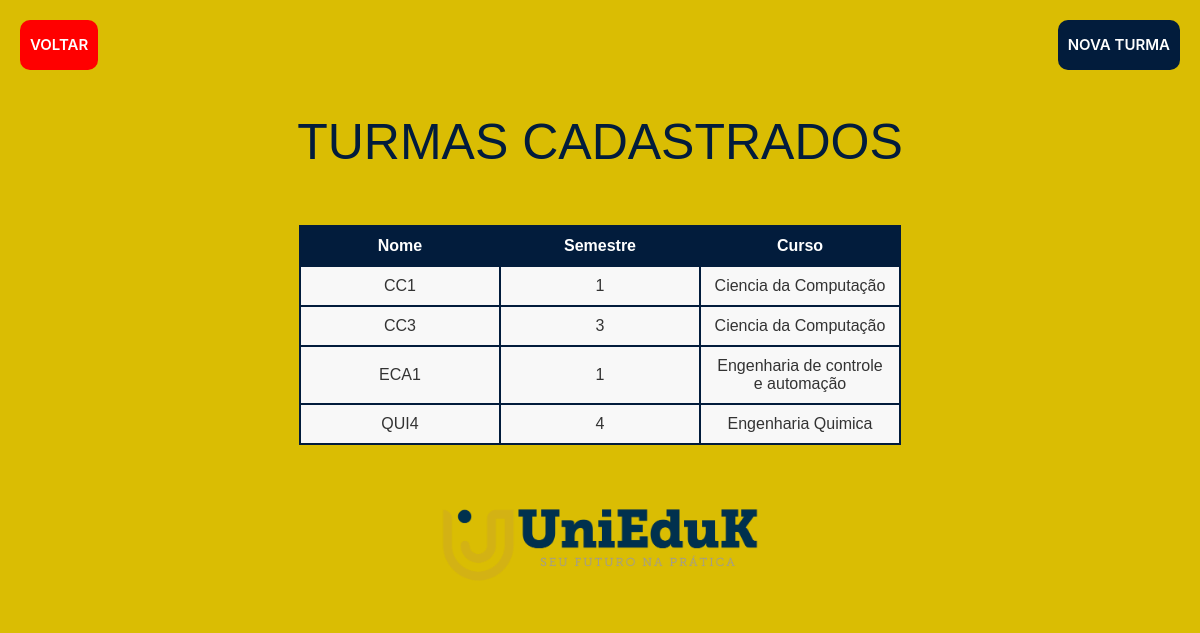
The app's page /listaTurma.php with its own data.
### tables this page shows
CREATE TABLE `turma` (
  `id_turma` int(11) NOT NULL,
  `name` varchar(100) NOT NULL,
  `semestre` int(11) NOT NULL,
  `id_curso` int(11) NOT NULL
);

CREATE TABLE `curso` (
  `id` int(11) NOT NULL,
  `nome` varchar(50) NOT NULL,
  `quantidadeAluno` int(11) NOT NULL,
  `periodo` varchar(50) NOT NULL,
  `qtdSemestre` int(11) NOT NULL,
  `statusCurso` int(11) NOT NULL
);

### web/listaTurma.php (the view, shortened to what this page needs)
<?php
include_once("conexao.php");
$result_veiculos = "SELECT turma.name, turma.semestre, curso.nome FROM turma INNER JOIN curso
WHERE turma.id_curso = curso.id";
$result_veiculos = mysqli_query ($conn, $result_veiculos);
?>
<html lang="pt-br">
<head>
<link rel="stylesheet" href="https://netdna.bootstrapcdn.com/bootstrap/3.1.1/css/bootstrap.min.css">
<link rel="stylesheet" href="../TCC/CSS/listagem.css">
</head>
<body>
    <div class="buttonExitLoc">
        <button class="button-exit" onclick="history.back()">VOLTAR</button>
    </div>
    <div class="buttonCadastroLoc">
        <button class="button-novoCurso" onclick="location.href='../TCC/cadastrarTurma.php';">NOVA TURMA</button>
    </div>
    <header>
        <h1>TURMAS CADASTRADOS</h1>
    </header>
    <div class="container-fluid inner">
        <table class="tableizer-table">
            <tr class="tableizer-firstrow">
                <th>Nome</th>
                <th>Semestre</th>
                <th>Curso</th>
            </tr>
            <?php
                while($row_veiculo = mysqli_fetch_assoc($result_veiculos)){
                    ?>
                    <tr>
                        <td><?php echo   $row_veiculo['name'] ;?></td>
                        <td><?php echo  $row_veiculo['semestre'] ;?></td>
                        <td><?php echo   $row_veiculo['nome'] ;?></td>
                    </tr>
                        <?php
                }?>
        </table>
    </div>
    <footer>
        <div class="logo">
            <img src="imagens/logo.png" id="logo" alt="UNIFAJ" />
        </div>
    </footer>
</body>

### web/CSS/listagem.css (style rules this page uses)
body { font: 400 16px 'Muli', sans-serif !important; margin: 0; padding: 0; background-color: #dabd03; }
header { margin: 0; max-width: 100%; padding: 5px; text-align: center; overflow: auto; }
#logo { width: 30%; text-align: center; }
.logo { text-align: center; }
h1 { text-align: center; font-size: 50px; color: #021c3c; }
.inner { padding: 30px; }
table { margin: 10px auto; }
table > tbody > tr.tableizer-firstrow > th { padding: 10px; background: #021c3c; border: 2px solid #021c3c; color: white; text-align: center; }
body > div.container-fluid.inner > table > tbody > tr > td { border: 2px solid #021c3c; width: 200px; padding: 10px; background: #f8f8f8; text-align: center; }
.buttonExitLoc { position: relative; margin: 20px; }
.buttonCadastroLoc { position:absolute; text-align: center; right: 20px; top: 20px; }
.button-exit { align-items: center; background-color: #ff0000; border: 0; border-radius: 10px; box-sizing: border-box; color: #ffffff; cursor: pointer; display: inline-flex; font-family: -apple-system, system-ui, system-ui, "Segoe UI", Roboto, "Helvetica Neue", "Fira Sans", Ubuntu, Oxygen, "Oxygen Sans", Cantarell, "Droid Sans", "Apple Color Emoji", "Segoe UI Emoji", "Segoe UI Symbol", "Lucida Grande", Helvetica, Arial, sans-serif; font-size: 15px; font-weight: 600; justify-content: center; line-height: 50px; max-width: 480px; min-height: 40px; min-width: 0px; overflow: hidden; padding: 0px; padding-left: 10px; padding-right: 10px; text-align: center; touch-action: manipulation; transition: background-color 0.167s cubic-bezier(0.4, 0, 0.2, 1) 0s, box-shadow 0.167s cubic-bezier(0.4, 0, 0.2, 1) 0s, color 0.167s cubic-bezier(0.4, 0, 0.2, 1) 0s; user-select: none; -webkit-user-select: none; vertical-align: middle; }
.button-novoCurso { align-items: center; background-color: #021c3c; border: 0; border-radius: 10px; box-sizing: border-box; color: #ffffff; cursor: pointer; display: inline-flex; font-family: -apple-system, system-ui, system-ui, "Segoe UI", Roboto, "Helvetica Neue", "Fira Sans", Ubuntu, Oxygen, "Oxygen Sans", Cantarell, "Droid Sans", "Apple Color Emoji", "Segoe UI Emoji", "Segoe UI Symbol", "Lucida Grande", Helvetica, Arial, sans-serif; font-size: 15px; font-weight: 600; justify-content: center; line-height: 50px; max-width: 480px; min-height: 40px; min-width: 0px; overflow: hidden; padding: 0px; padding-left: 10px; padding-right: 10px; text-align: center; touch-action: manipulation; transition: background-color 0.167s cubic-bezier(0.4, 0, 0.2, 1) 0s, box-shadow 0.167s cubic-bezier(0.4, 0, 0.2, 1) 0s, color 0.167s cubic-bezier(0.4, 0, 0.2, 1) 0s; user-select: none; -webkit-user-select: none; vertical-align: middle; }

### records on screen
turma: name "CC1", semestre "1", id_curso.nome "Ciencia da Computação"
turma: name "CC3", semestre "3", id_curso.nome "Ciencia da Computação"
turma: name "ECA1", semestre "1", id_curso.nome "Engenharia de controle e automação"
turma: name "QUI4", semestre "4", id_curso.nome "Engenharia Quimica"
